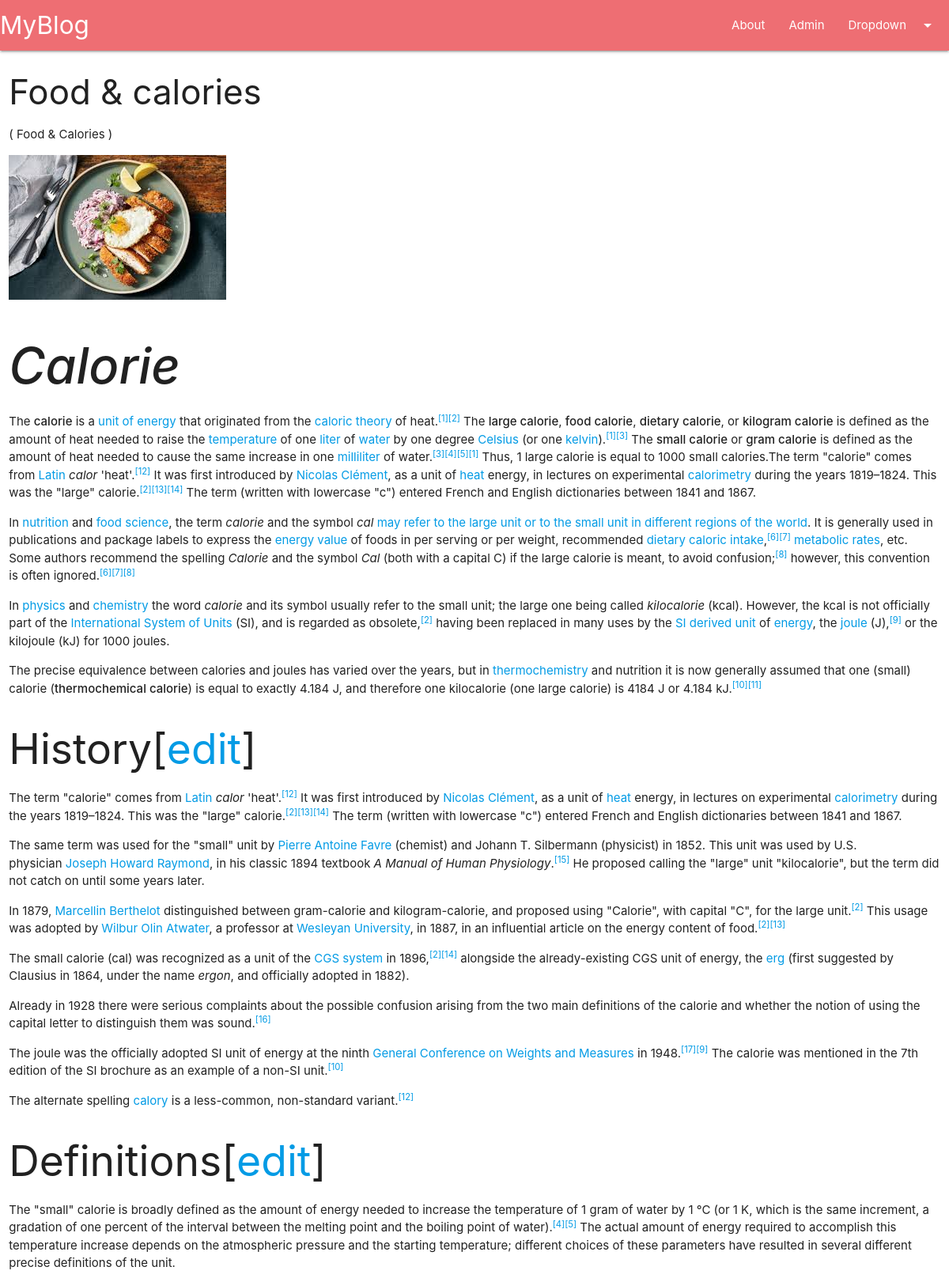
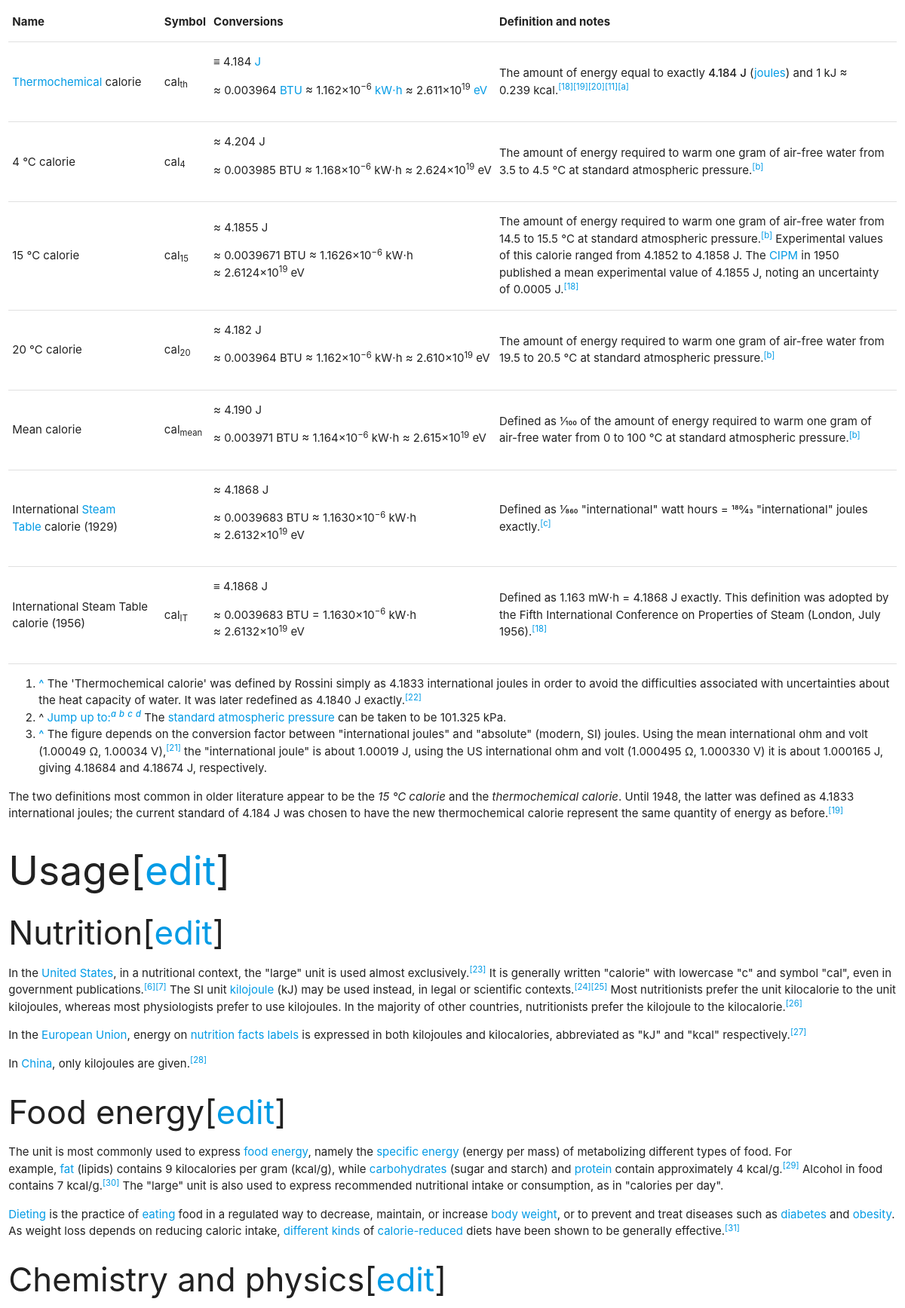
Page /blog/food_post (upper part) on the committed database (2 pictures, top to bottom).
### main/models.py (models this page shows, shortened)
class Post(models.Model):
    post_id = models.AutoField(primary_key=True)
    title = models.CharField(max_length=100)
    content = HTMLField()
    url = models.CharField(max_length=50)
    cat = models.ForeignKey(Category,on_delete=models.CASCADE)
    image = models.ImageField(upload_to = 'post/')

class Category(models.Model):
    cat_id = models.AutoField(primary_key=True)
    title = models.CharField(max_length=100)
    description = models.TextField()
    url = models.CharField(max_length=100)
    image = models.ImageField(upload_to = 'category/')
    add_date = models.DateTimeField(auto_now_add=True, null=True)

### main/views.py (the view)
# urls.py: path('blog/<slug:url>',post),
def post(request,url):
    post = Post.objects.get(url=url)
    return render(request,'posts.html',{'post':post})

### templates/posts.html (shortened to what this page needs)
{%extends 'base.html'%}
{%block content%}
<div class="container-custom">
  <div class="row">
    <div class="col s12 12 l12">
  <h3>  {{post.title}}  </h3>
   <p> ( {{post.cat.title  }} ) </p>
    <img src="/media/{{post.image}}" class="responsive-img" alt=",,,">
    <br>
      <p>
               {{ post.content|safe }}
      </p>
  </div>
 </div>
</div>
{%endblock%}

### rows in the picture
Post: title "Food & calories", cat "Food & Calories", image (picture), content "Calorie The calorie is a unit of energy that originated from the caloric theory of heat. [1] [2] The large calorie , food calorie , dietary calorie , or kilogram calorie is defined as the amount of heat needed to raise the temperature of one liter of water by one degree Celsius (or one kelvin ). [1] [3] The small calorie or gram calorie is defined as the amount of heat needed to cause the same increase in one milliliter of water. [3] [4] [5] [1] Thus, 1 large calorie is equal to 1000 small calories.The term \"calorie\" comes from Latin calor 'heat'. [12] It was first introduced by Nicolas Clément , as a unit of heat energy, in lectures on experimental calorimetry during the years 1819–1824.…"
